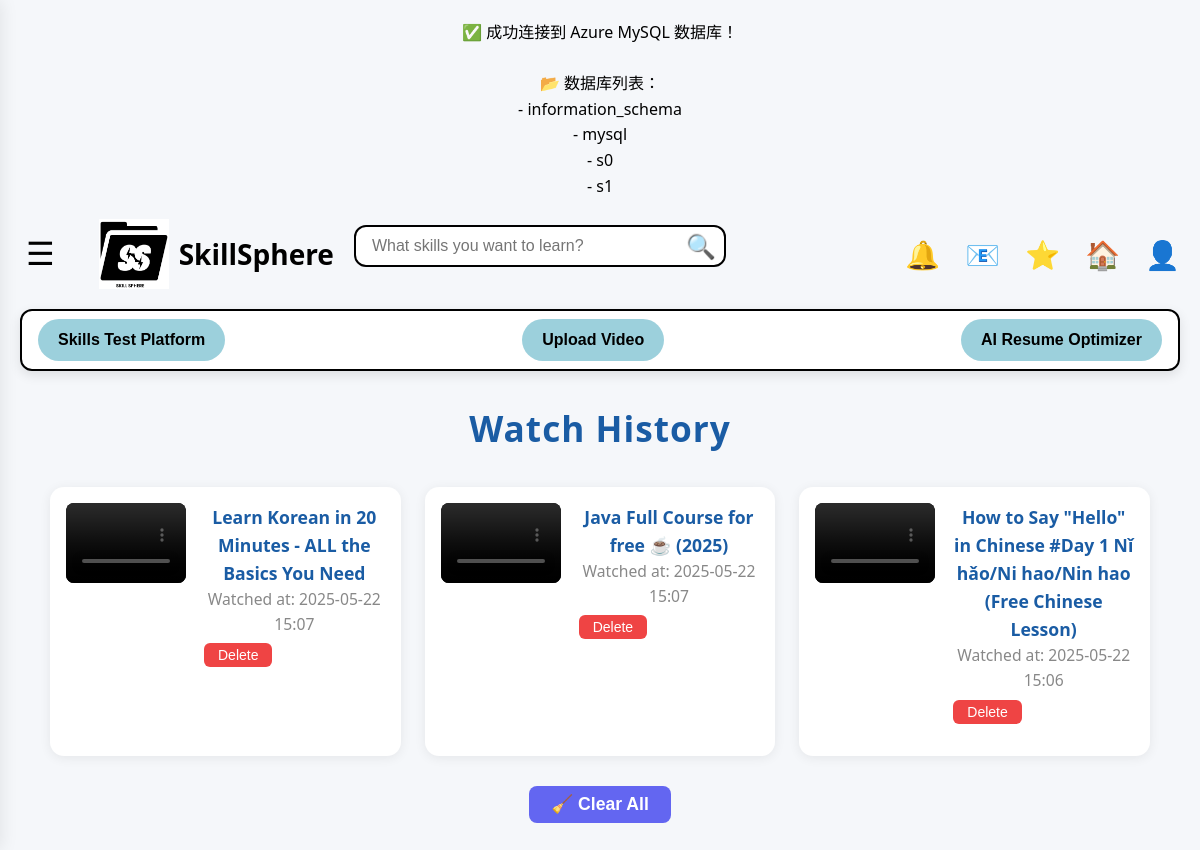
/templates/watch_history.php (signed in), run on the app's committed database.
### tables this page shows
CREATE TABLE `watch_history` (
  `id` int(11) NOT NULL,
  `user_id` int(11) NOT NULL,
  `video_id` int(11) NOT NULL,
  `watched_at` datetime DEFAULT current_timestamp()
);

CREATE TABLE `videos` (
  `id` int(11) NOT NULL,
  `title` varchar(255) NOT NULL,
  `description` text DEFAULT NULL,
  `category` varchar(50) DEFAULT NULL,
  `file_path` varchar(255) NOT NULL,
  `thumbnail` varchar(255) DEFAULT NULL,
  `upload_time` timestamp NOT NULL DEFAULT current_timestamp(),
  `uploaded_at` datetime DEFAULT current_timestamp(),
  `like_count` int(11) DEFAULT 0,
  `user_id` int(11) NOT NULL,
  `created_at` timestamp NOT NULL DEFAULT current_timestamp(),
  `video_url` varchar(255) DEFAULT NULL
);

### templates/watch_history.php (the view, shortened to what this page needs)
<?php
require 'db.php';
include 'nav.php';
$user_id = $_SESSION['user_id'];
$stmt = $pdo->prepare("SELECT v.*, h.watched_at, h.id as history_id FROM watch_history h JOIN videos v ON v.id = h.video_id WHERE h.user_id = ? ORDER BY h.watched_at DESC");
$stmt->execute([$user_id]);
$watched = $stmt->fetchAll(PDO::FETCH_ASSOC);
?>
<!DOCTYPE html>
<html>
<head>
</head>
<body>
<h2>Watch History</h2>
<div class="history-grid">
<?php foreach ($watched as $v): ?>
  <div class="history-card">
    <a href="video_detail.php?id=<?= $v['id'] ?>">
      <video src="<?= htmlspecialchars($v['file_path'] ?? $v['video_url']) ?>" controls muted></video>
    </a>
    <div class="history-info">
      <a href="video_detail.php?id=<?= $v['id'] ?>" class="history-title"><?= htmlspecialchars($v['title']) ?></a>
      <div class="history-time">Watched at: <?= date('Y-m-d H:i', strtotime($v['watched_at'])) ?></div>
      <div class="history-actions">
        <form method="POST" action="delete_history.php" class="delete-history-form" style="display:inline;">
          <button type="submit">Delete</button>
        </form>
      </div>
    </div>
  </div>
<?php endforeach; ?>
</div>
<form method="POST" action="clear_history.php" id="clearHistoryForm">
  <button type="submit" class="clear-btn">🧹 Clear All</button>
</form>
</body>
</html>

### templates/style.css (style rules this page uses)
body { font-family: Arial, sans-serif; margin: 0; padding: 0; text-align: center; background-color: white; }

### templates/nav.php (style rules this page uses)
body { font-family: 'Segoe UI', Arial, sans-serif; padding: 20px; }
h2 { text-align: center; margin-bottom: 30px; color: #1a5ca4; font-size: 2.2em; letter-spacing: 1px; }
body { font-family: 'Segoe UI', Tahoma, Geneva, Verdana, sans-serif; line-height: 1.6; background-color: #f5f7fa; margin: 0; padding: 20px; }

### templates/watch_history.php (style rules this page uses)
.history-grid { display: grid; grid-template-columns: repeat(auto-fill, minmax(340px, 1fr)); gap: 24px; margin: 30px auto; max-width: 1100px; }
.history-card { background: #fff; border-radius: 14px; box-shadow: 0 2px 12px rgba(0,0,0,0.07); padding: 16px; display: flex; align-items: flex-start; gap: 18px; }
.history-card video { width: 120px; height: 80px; border-radius: 8px; background: #000; object-fit: cover; }
.history-info { flex: 1; }
.history-title { font-size: 1.1em; font-weight: 600; color: #1a5ca4; margin-bottom: 4px; text-decoration: none; }
.history-time { color: #888; font-size: 0.98em; margin-bottom: 6px; }
.history-actions { display: flex; gap: 8px; }
.history-actions button { background: #ef4444; color: #fff; border: none; border-radius: 6px; padding: 4px 14px; font-size: 14px; cursor: pointer; transition: background 0.18s; }
.clear-btn { background: #6366f1; color: #fff; border: none; border-radius: 8px; padding: 8px 22px; font-size: 1.1em; font-weight: 600; margin: 24px auto 0 auto; display: block; cursor: pointer; transition: background 0.18s; }

### data on the page
watch_history: video.title "Learn Korean in 20 Minutes - ALL the Basics You Need", watched_at "2025-05-22 15:07"
watch_history: video.title "Java Full Course for free ☕ (2025)", watched_at "2025-05-22 15:07"
watch_history: video.title "How to Say \"Hello\" in Chinese #Day 1 Nǐ hǎo/Ni hao/Nin hao (Free Chinese Lesson)", watched_at "2025-05-22 15:06"

### other printed values
$row['Database'] "information_schema"
$row['Database'] "mysql"
$row['Database'] "s0"
$row['Database'] "s1"
